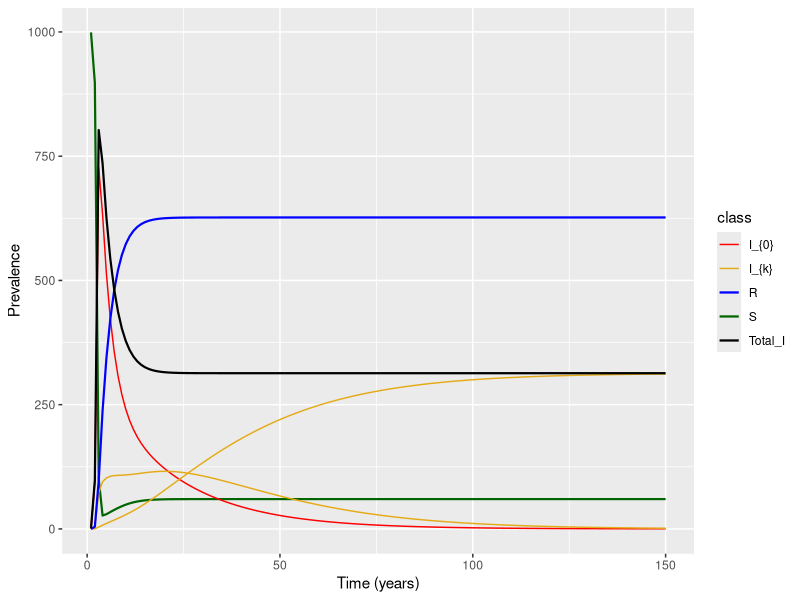

Write R code to recreate this figure.
require(deSolve)
require(ggplot2)
require(reshape2)
library(dplyr)
require(gridExtra)

rm(list=ls())

# Added a new function to create the data for k classes, so here it just creates the parameters
parameters=data.frame(rec=0.2,trans=0.005, death=.1,birth=.1, mut=0.05)

PopulationSize<-1000
#R0<- (parameters$birth * PopulationSize * parameters$trans) / ((parameters$death*PopulationSize) * (parameters$death + parameters$rec))
#R0


# Time points
#time=seq(from=1,to=150,by=1/365)
time=seq(from=1,to=150)

##### detection function ######
# Function to get detection rate with is an exponential decay function scaled by "a"
det = function(k, a = 1, dMax=0){
  return(dMax*exp(-k*a))
}

#### Build data for n_k infection classes ######
# Builds the initial state data vector. Takes total number of infection classes (n_k, which includes I0, e.g. 20 infection classes run from 0 to 19) and then total pop size. This will be distributed such that only S and I0 have individuals, otherwise all 0s.
build_data <- function(n_k, total_pop_size){
  
  state <- numeric(n_k+2)
  names(state)[c(1,n_k+2)] <- c('S','R')
  
  for(i in 1:n_k){
    names(state)[i+1] <- paste0("I",i-1)
  }
  
  state[1] <- total_pop_size-1
  state[2] <- 1
  return(state)
}

initial_states <- build_data(n_k=3,total_pop_size = PopulationSize)
initial_states

Q<-1000 # REMOVE ME - temp pop size

######### SIR Model for k classes #######
sir_modelAW <- function(time, state, parameters){
  
  # Get total pop size by summing over state vector
  N = sum(state)  
  
  # Total number of states including infection, S, and R
  all_states <- length(state)
  
  # Number of potential mutation/infection states (all states minus susceptible and recovered)
  n = all_states - 2
  
  # vector to hold di/dt 
  i_dot = rep(0, n)
  
  # I_n is the number of infected in the last infection/mutation class
  I_n = state[length(state)-1]
  
  # number of recovered individuals
  R = state[length(state)]
  
  # Vector to store deltas for all states, from S through all I's and N
  deltas <- numeric(all_states)
  
  
  #################################################################################
  ### QUESTION:
  #################################################################################
  i = state[2:n] ############## SHOULD THIS BE 2:n-1 b/c I_n is coded separately???
  #################################################################################
  #################################################################################
  
  
  ## S #########################################
  #First Delta is for susceptibles - don't think this needs to be iterated over all classes b/c of the sum_of_rel function? Could be wrong.
  deltas[1] = parameters$birth*Q - (state['S']*(parameters$death + parameters$trans*sum(state[which(names(state)!='S' & names(state)!='R')])))
  
  
  ### I0 ########################################
  # Second delta is I0 which is unique b/c nothing mutates into it. So it gets its own function here, gaining new individuals from S in the first half, then losing individuals through recovery, mutation to I1, death, and detection.
  deltas[2] = parameters$trans*state['S']*state['I0'] - (parameters$rec + parameters$mut + parameters$death + det(k=0))*state['I0']
  
  ### In ########################################
  #The second to last delta is the last infection class, which is also unique, in that it doesn't mutate into anything. So it gets its own recursion. Gaining individuals from S in the first half, losing individuals from recovery, death, and detection, then gaining individuals from the second to last infection class via mutation.
 deltas[all_states-1] = parameters$trans*state['S']*I_n - (parameters$rec + parameters$death + det(k=n))*I_n + parameters$mut*state[all_states-2]
  
  # Pulling the indices for all infection classes except for I0 and In, since they should all have the same equation for change over time: gains from susceptibles based on transmission, loss from recovery, mutation, death, and detection, then gain from mutation in the previous class.
  
  # Construct the last infection class name using n
  last_name <- paste0('I', n-1)
  # vector of names to exclude
  excluded_names <- c("S", "I0", last_name, "R")
  
  #indices for all infection classes. In retrospect, this should always be like 3:all_states-2 I think? We exclude S and I0 (indices 1 and 2) and then In and R (indices all_states-1 and all_states)
  inf_indices <- which((!names(state) %in% excluded_names))
  
  # Not sure If I need to do this, but I've set this up do recovery from class I0 and class In as well as death of recovered individuals. I then update this with recoveries from all other infection classes within the loop below. Then I put that into the deltas vector at the end. there may be a more elegant way of doing this using the sum_of_rel variable/function but I wasn't sure how that worked.
  dR <- (parameters$rec +det(k=0))*state['I0']+(parameters$rec + det(k=all_states-2))*state[all_states-1] - parameters$death*state['R']
  
  # This iterator tracks how many mutations we are from 0, which is just tough to do when using indices, but juggling indices is tough if we try and iterate over the infection class number itself. So I just got lazy about it tbh. Hopefully it works?
  it <- 1
  
  for(i in inf_indices){
    
    # Get delta for current infection class, looping through all except 0 and n
    deltas[i] <- parameters$trans*state['S']*state[i] - (parameters$rec + parameters$mut + parameters$death + det(k=it))*state[i] + parameters$mut*state[i-1]
    
    #get our recovered change - just add to it each time I think? This makes sense? Maybe? Hmmm.
    dR <- dR + (parameters$rec + det(k=it))*state[i] 
    
    #update our mutation iterator
    it <- it+1
  }
  
  #dR <- dR - parameters$death*(state['R']+dR)
  
  #   #put the recovered change into the final deltas slot
  deltas[all_states] <- dR
  #   
  #   #return deltas
  return(list(deltas))
}

initial_states

sir_modelAW(time, initial_states, parameters)


###### Solving the differential equations: ######
output<-as.data.frame(ode(y=initial_states,func = sir_modelAW,parms=parameters,times = time, method="ode45"))
max(rowSums(output[,-1]))

# Get the sums of all infected classes to plot as a separate line
sums<-output[,c(-2, -length(output))] # remove the S and R class

Totals<-rowSums(sums[,-1]) # Take the row sums excluding the time variable

# Format it to fit with out_long
Tots<-data.frame("time"=as.numeric(sums$time), "variable"=rep("Total_I", length(Totals)), "value"=as.numeric(Totals))

out_long=melt(output,id="time")

which(out_long$variable!="S" & out_long$variable!= "I0"  & out_long$variable!= "R")

out_long<-rbind(out_long, Tots)

### Creating a class to relabel for plotting
out_long$class<-NA

out_long$class[which(out_long$variable!="S" & out_long$variable!= "I0"  & out_long$variable!= "R" & out_long$variable!= "Total_I")]<-"I_{k}"
out_long$class[which(out_long$variable=="S")]<-"S"
out_long$class[which(out_long$variable=="I0")]<-"I_{0}"
out_long$class[which(out_long$variable=="R")]<-"R"
out_long$class[which(out_long$variable=="Total_I")]<-"Total_I"

head(out_long)

####### Plotting the prevalence over time #######
#quartz(width=10,height=6)
ggplot(data = out_long,                                               
       aes(x = time, y = value, colour = class, group = variable, size=class)) +  
  geom_line() +                                                          
  xlab("Time (years)")+                                                  
  ylab("Prevalence") + scale_color_discrete(name="State")+
  scale_color_manual(values=c("red", "#e4ab18", "blue", "darkgreen", "black"))+
  scale_size_manual(values=c(0.5,0.5,0.75,0.75,0.75))

#rm(list=ls())
